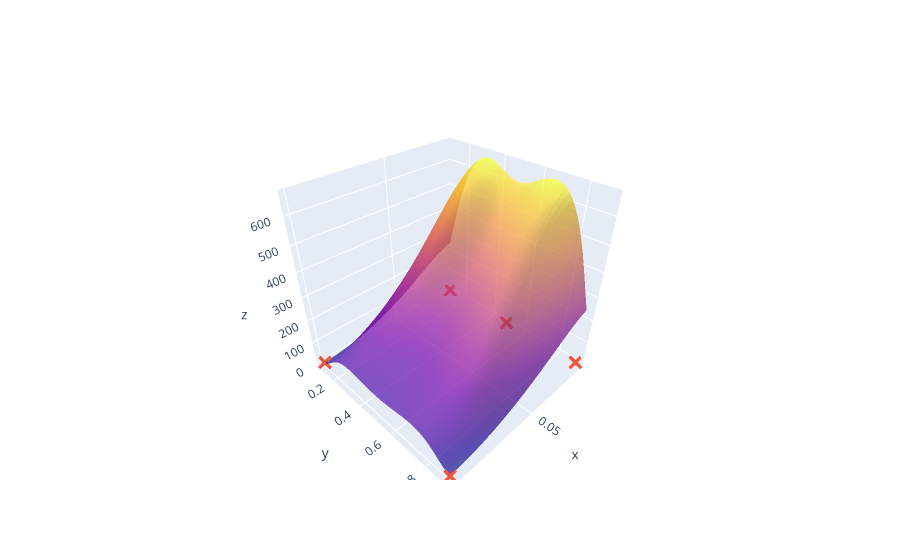
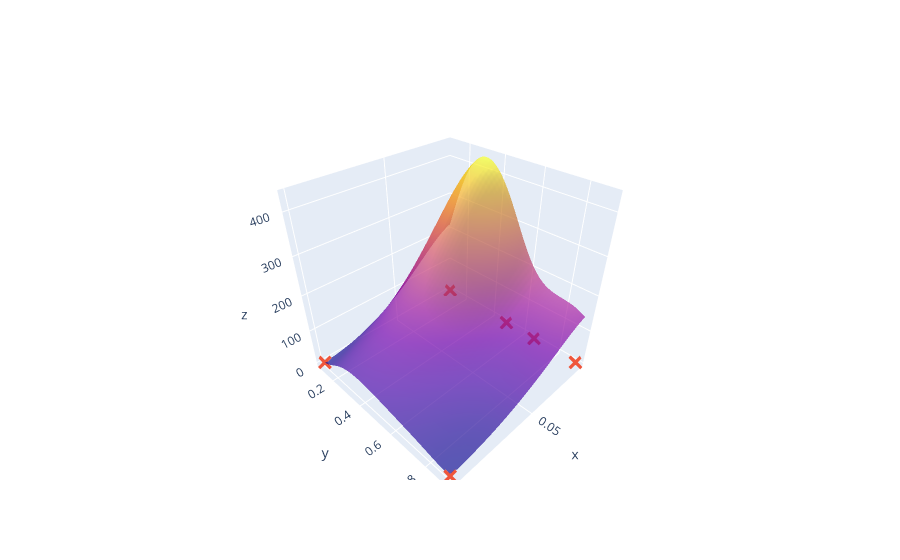
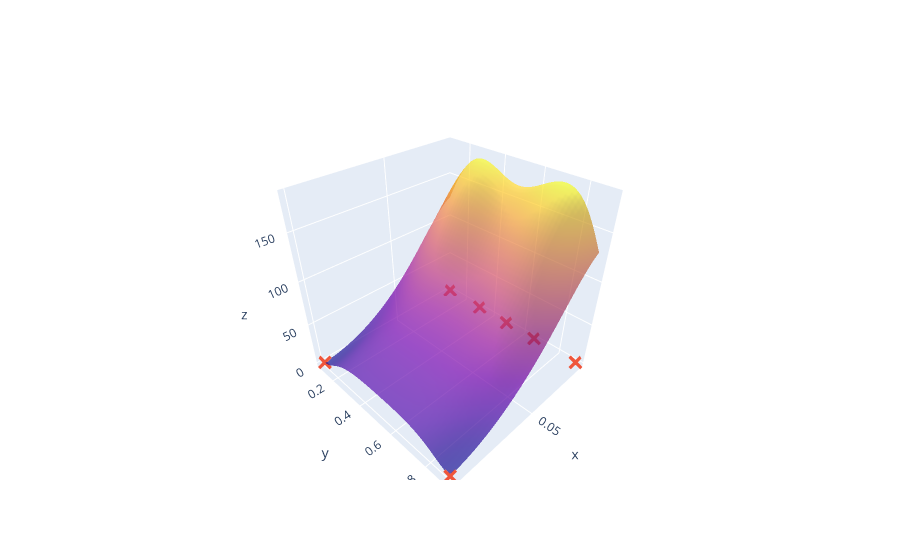
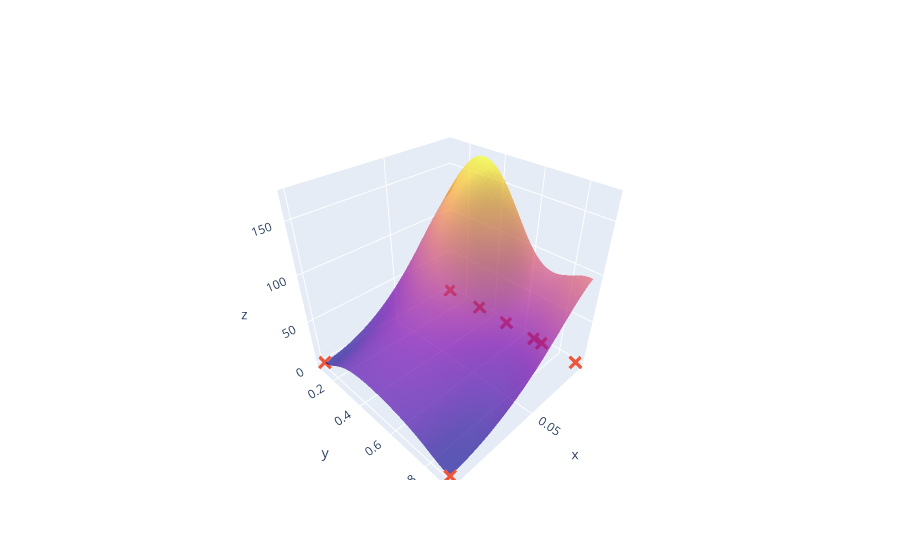

Notebook cell for these charts, in order:
### Code cell
max_iterations = 10
l = []
for i in range(max_iterations):
    expdesign_loop.run_loop(pde_client, 1)
    cost_model.fit()
    X_new = np.array([i.X for i in expdesign_loop.loop_state.results])
    Y_new = np.array([i.Y for i in expdesign_loop.loop_state.results])
    model_variance = IntegratedVarianceReduction(model=expdesign_loop.model,space=space,x_monte_carlo=x_monte_carlo)
    weighted_variance = acquisition_per_expected_cost(model_variance,cost_model)
    plot(np.vstack((X,X_new)),np.vstack((Y,Y_new)),weighted_variance)
    l.append(expdesign_loop.model.model.param_array[1])
    print(l)
plt.plot(l)

### Figure 1 — Plotly figure (JSON) as saved in the notebook; plotly's stock layout.template omitted (floating-point values rounded to 4 significant figures; data arrays with more than 128 entries replaced by an {"elided": "..."} marker saying what was removed)
{"data": [{"opacity": 0.7, "showscale": false, "type": "surface", "x": {"elided": "50x50 float values"}, "y": {"elided": "50x50 float values"}, "z": {"elided": "50x50 float values"}}, {"marker": {"size": 5, "symbol": "x"}, "mode": "markers", "type": "scatter3d", "x": [0.1, 0.1, 0.01, 0.01, 0.1, 0.1, 0.01, 0.01, 0.01], "y": [0.1, 0.9, 0.1, 0.9, 0.1, 0.9, 0.1, 0.9, 0.5], "z": [1.135, 1.135, 1.135, 1.135, 1.135, 1.135, 1.135, 1.135, 1.135]}], "layout": {}}

### Figure 2 — Plotly figure (JSON) as saved in the notebook; plotly's stock layout.template omitted (floating-point values rounded to 4 significant figures; data arrays with more than 128 entries replaced by an {"elided": "..."} marker saying what was removed)
{"data": [{"opacity": 0.7, "showscale": false, "type": "surface", "x": {"elided": "50x50 float values"}, "y": {"elided": "50x50 float values"}, "z": {"elided": "50x50 float values"}}, {"marker": {"size": 5, "symbol": "x"}, "mode": "markers", "type": "scatter3d", "x": [0.1, 0.1, 0.01, 0.01, 0.1, 0.1, 0.01, 0.01, 0.01, 0.01], "y": [0.1, 0.9, 0.1, 0.9, 0.1, 0.9, 0.1, 0.9, 0.5, 0.6695], "z": [0.6294, 0.6294, 0.6294, 0.6294, 0.6294, 0.6294, 0.6294, 0.6294, 0.6294, 0.6294]}], "layout": {}}

### Figure 3 — Plotly figure (JSON) as saved in the notebook; plotly's stock layout.template omitted (floating-point values rounded to 4 significant figures; data arrays with more than 128 entries replaced by an {"elided": "..."} marker saying what was removed)
{"data": [{"opacity": 0.7, "showscale": false, "type": "surface", "x": {"elided": "50x50 float values"}, "y": {"elided": "50x50 float values"}, "z": {"elided": "50x50 float values"}}, {"marker": {"size": 5, "symbol": "x"}, "mode": "markers", "type": "scatter3d", "x": [0.1, 0.1, 0.01, 0.01, 0.1, 0.1, 0.01, 0.01, 0.01, 0.01, 0.01], "y": [0.1, 0.9, 0.1, 0.9, 0.1, 0.9, 0.1, 0.9, 0.5, 0.6695, 0.3194], "z": [0.4301, 0.4301, 0.4301, 0.4301, 0.4301, 0.4301, 0.4301, 0.4301, 0.4301, 0.4301, 0.4301]}], "layout": {}}

### Figure 4 — Plotly figure (JSON) as saved in the notebook; plotly's stock layout.template omitted (floating-point values rounded to 4 significant figures; data arrays with more than 128 entries replaced by an {"elided": "..."} marker saying what was removed)
{"data": [{"opacity": 0.7, "showscale": false, "type": "surface", "x": {"elided": "50x50 float values"}, "y": {"elided": "50x50 float values"}, "z": {"elided": "50x50 float values"}}, {"marker": {"size": 5, "symbol": "x"}, "mode": "markers", "type": "scatter3d", "x": [0.1, 0.1, 0.01, 0.01, 0.1, 0.1, 0.01, 0.01, 0.01, 0.01, 0.01, 0.01], "y": [0.1, 0.9, 0.1, 0.9, 0.1, 0.9, 0.1, 0.9, 0.5, 0.6695, 0.3194, 0.7145], "z": [0.3212, 0.3212, 0.3212, 0.3212, 0.3212, 0.3212, 0.3212, 0.3212, 0.3212, 0.3212, 0.3212, 0.3212]}], "layout": {}}
